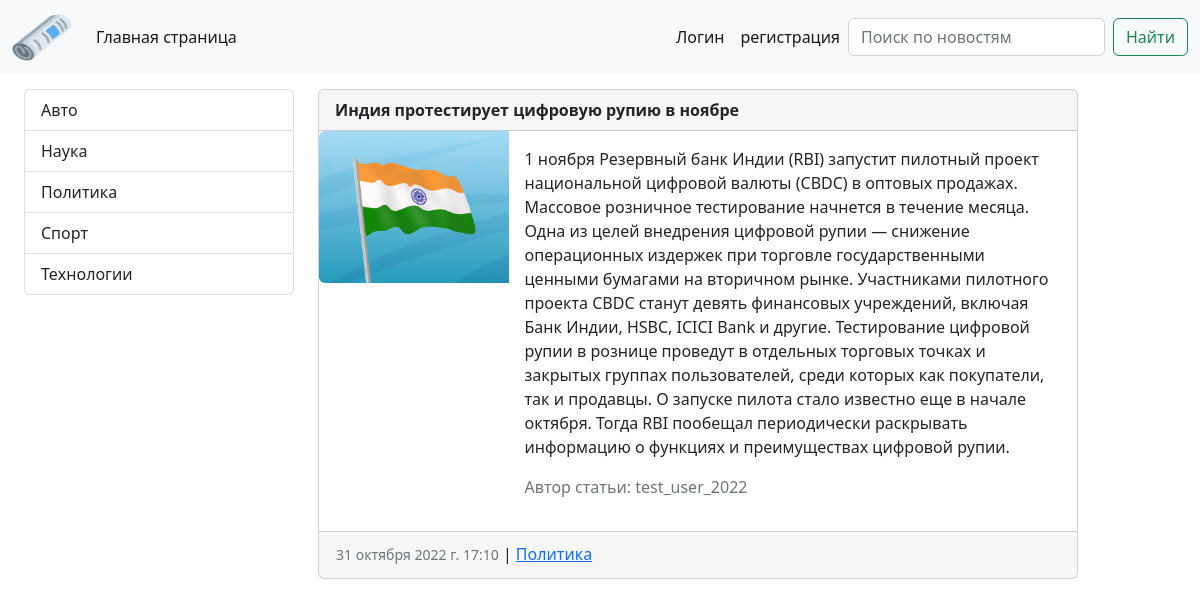
The app's page /news/13/ with its own data.
### news/models.py (models this page shows, shortened)
class Category(models.Model):
    name = models.CharField("Категория", max_length=50)
    def __str__(self):
        return self.name
    def get_absolute_url(self):
        return reverse("news_by_category", kwargs={"category_id": self.pk})
    class Meta:
        verbose_name = "Категорию"
        verbose_name_plural = "Категории"
        ordering = ["name"]

class Post(models.Model):
    title = models.CharField("Заголовок", max_length=100)
    article = models.TextField("Статья")
    created_at = models.DateTimeField("Время создания", auto_now_add=True)
    updated_at = models.DateTimeField("Последнее обновление", auto_now=True)
    is_published = models.BooleanField("Опубликовано?", default=False)
    image = models.ImageField("Картинка к новости", upload_to='posts/%Y/%m/%d/', blank=True, null=True)
    author = models.ForeignKey(User, verbose_name="Автор", on_delete=models.CASCADE)
    category = models.ForeignKey("Category", verbose_name="Категория", on_delete=models.CASCADE)
    class Meta:
        verbose_name = "Пост"
        verbose_name_plural = "Посты"
        ordering = ["-updated_at"]

### news/views.py (the view)
# urls.py: path('news/<int:pk>/', NewsDetailView.as_view(), name='news_detail'),
class NewsDetailView(DetailView):
    template_name = 'news/news_detail.html'
    context_object_name = 'post'
    def get_object(self, queryset=None):
        return Post.objects.get(pk=self.kwargs['pk'], is_published=True)

### news/templatetags/news_tags.py (called while the page is built)
@register.simple_tag()
def get_categories():
    return Category.objects.filter(post__isnull=False).distinct()

### templates/news/news_detail.html (shortened to what this page needs)
{% extends 'base.html' %}
{% load news_tags %}
{% block content %}
    <div class="container-fluid">
        <div class="row g-0">
            <div class="col-md-3 categories-list">
                <div class="container">
                    <div class="list-group">
                        {% get_categories as cats %}
                        {% for cat in cats %}
                            {% if request.path == cat.get_absolute_url %}
                                <a href="{{ cat.get_absolute_url }}" class="list-group-item list-group-item-action active" aria-current="true">{{ cat.name }}</a>
                            {% else %}
                                <a href="{{ cat.get_absolute_url }}" class="list-group-item list-group-item-action">{{ cat.name }}</a>
                            {% endif %}
                        {% endfor %}
                    </div>
                </div>
            </div>
            <div class="col-md-8" style="min-width: 375px">
                    <div class="container">
                        <div class="card news-list">
                            <div class="row g-0">
                                <div class="card-header">
                                            <strong>{{ post.title }}</strong>
                                </div>
                                <div class="col-md-3">
                                    {% if post.image %}
                                        <img src="{{ post.image.url }}" class="img-fluid rounded-start" alt="...">
                                    {% else %}
                                        <img src="..." class="img-fluid rounded-start" alt="...">
                                    {% endif %}
                                </div>
                                <div class="col-md-9">
                                    <div class="card-body">
                                        <p class="card-text">{{ post.article }}</p>
                                        <p class="text-muted">Автор статьи: {{ post.author.username }}</p>
                                    </div>
                                </div>
                                <div class="card-footer">
                                    <div class="news-list-footer">
                                        <div class="news-list-footer-upd">
                                            <small class="text-muted">{{ post.updated_at }}</small> | <a
                                                href="#">{{ post.category }}</a>
                                        </div>
                                    </div>
                                </div>
                            </div>
                        </div>
                    </div>
            </div>
        </div>
    </div>
{% endblock %}

### static/css/styles.css (style rules this page uses)
body { background-image: url("/static/images/b1.gif"); background-size:100%; background-repeat: repeat-y; background-attachment: fixed; height:100%; width:100%; }
.categories-list { margin-top: 15px; }
.news-list { margin-top: 15px }
.news-list-footer { position: relative; padding-bottom: 30px; }
.news-list-footer-upd { position: absolute; padding-top: 2px; left: 1px; }

### records on screen
Category: name "Авто"
Category: name "Наука"
Category: name "Политика"
Category: name "Спорт"
Category: name "Технологии"
Post: title "Индия протестирует цифровую рупию в ноябре", image (picture), article "1 ноября Резервный банк Индии (RBI) запустит пилотный проект национальной цифровой валюты (CBDC) в оптовых продажах. Массовое розничное тестирование начнется в течение месяца. Одна из целей внедрения цифровой рупии — снижение операционных издержек при торговле государственными ценными бумагами на вторичном рынке. Участниками пилотного проекта CBDC станут девять финансовых учреждений, включая Банк Индии, HSBC, ICICI Bank и другие. Тестирование цифровой рупии в рознице проведут в отдельных торговых точках и закрытых группах пользователей, среди которых как покупатели, так и продавцы. О запуске пилота стало известно еще в начале октября. Тогда RBI пообещал периодически раскрывать информацию о…", author.username "test_user_2022", updated_at "31 октября 2022 г. 17:10", category "Политика"
